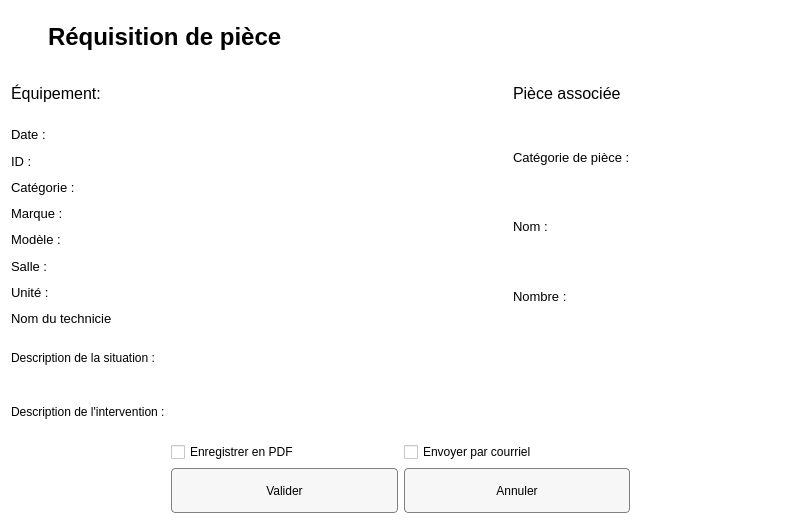
<?xml version="1.0" encoding="UTF-8"?>
<ui version="4.0" idbasedtr="false">
 <class>Piece</class>
 <widget class="QWidget" name="Piece">
  <property name="geometry">
   <rect>
    <x>0</x>
    <y>0</y>
    <width>797</width>
    <height>524</height>
   </rect>
  </property>
  <property name="minimumSize">
   <size>
    <width>0</width>
    <height>0</height>
   </size>
  </property>
  <property name="maximumSize">
   <size>
    <width>1747</width>
    <height>16777126</height>
   </size>
  </property>
  <property name="windowTitle">
   <string>Form</string>
  </property>
  <property name="styleSheet">
   <string notr="true">QWidget {
background:white;
}

QPushButton {
padding: 1px;
border-style: solid;
border: 1px solid gray;
border-radius: 4px;
background: rgb(247,247,247);
}

QPushButton::pressed {
padding: 1px;
color: black;
border-style: solid;
border: 1px solid gray;
border-radius: 8px;
background:rgb(169, 167, 170);
}

QPushButton:hover {
background-color: qlineargradient(x1: 0, y1: 1, x2: 0, y2: 0, stop: 0 #edf2f8, stop: 1 #c8d9ea);
}</string>
  </property>
  <layout class="QGridLayout" name="gridLayout">
   <item row="7" column="0" rowspan="2">
    <layout class="QVBoxLayout" name="verticalLayout_descriptiontitre">
     <item>
      <widget class="QLabel" name="label_situationtitre">
       <property name="text">
        <string>Description de la situation :</string>
       </property>
      </widget>
     </item>
     <item>
      <widget class="QLabel" name="label_interventiontitre">
       <property name="text">
        <string>Description de l'intervention :</string>
       </property>
      </widget>
     </item>
    </layout>
   </item>
   <item row="9" column="1" colspan="2">
    <layout class="QHBoxLayout" name="horizontalLayout_checkboxes">
     <item>
      <widget class="QCheckBox" name="checkBox_savepdf">
       <property name="text">
        <string>Enregistrer en PDF</string>
       </property>
      </widget>
     </item>
     <item>
      <widget class="QCheckBox" name="checkBox_courriel">
       <property name="text">
        <string>Envoyer par courriel</string>
       </property>
      </widget>
     </item>
    </layout>
   </item>
   <item row="3" column="2" rowspan="4">
    <layout class="QVBoxLayout" name="verticalLayout_PieceTitreInfos">
     <item>
      <widget class="QLabel" name="labelcategpiece_titre">
       <property name="maximumSize">
        <size>
         <width>142</width>
         <height>16777215</height>
        </size>
       </property>
       <property name="font">
        <font>
         <pointsize>10</pointsize>
        </font>
       </property>
       <property name="text">
        <string>Catégorie de pièce :</string>
       </property>
      </widget>
     </item>
     <item>
      <widget class="QLabel" name="labelnompiece_titre">
       <property name="maximumSize">
        <size>
         <width>100</width>
         <height>16777215</height>
        </size>
       </property>
       <property name="font">
        <font>
         <pointsize>10</pointsize>
        </font>
       </property>
       <property name="text">
        <string>Nom : </string>
       </property>
      </widget>
     </item>
     <item>
      <widget class="QLabel" name="labelnombrepiece_titre">
       <property name="maximumSize">
        <size>
         <width>100</width>
         <height>16777215</height>
        </size>
       </property>
       <property name="font">
        <font>
         <pointsize>10</pointsize>
        </font>
       </property>
       <property name="text">
        <string>Nombre : </string>
       </property>
      </widget>
     </item>
    </layout>
   </item>
   <item row="3" column="0" rowspan="4">
    <layout class="QVBoxLayout" name="verticalLayout_EquipTitreInfos" stretch="0,0,0,0,0,0,0,0">
     <property name="spacing">
      <number>7</number>
     </property>
     <property name="sizeConstraint">
      <enum>QLayout::SetMaximumSize</enum>
     </property>
     <property name="topMargin">
      <number>0</number>
     </property>
     <property name="rightMargin">
      <number>0</number>
     </property>
     <item>
      <widget class="QLabel" name="labeldate_titre">
       <property name="maximumSize">
        <size>
         <width>100</width>
         <height>16777213</height>
        </size>
       </property>
       <property name="font">
        <font>
         <pointsize>10</pointsize>
        </font>
       </property>
       <property name="text">
        <string>Date : </string>
       </property>
      </widget>
     </item>
     <item>
      <widget class="QLabel" name="labelid_titre">
       <property name="enabled">
        <bool>true</bool>
       </property>
       <property name="maximumSize">
        <size>
         <width>100</width>
         <height>500</height>
        </size>
       </property>
       <property name="font">
        <font>
         <pointsize>10</pointsize>
        </font>
       </property>
       <property name="text">
        <string>ID : </string>
       </property>
      </widget>
     </item>
     <item>
      <widget class="QLabel" name="labelcateg_titre">
       <property name="maximumSize">
        <size>
         <width>100</width>
         <height>16777215</height>
        </size>
       </property>
       <property name="font">
        <font>
         <pointsize>10</pointsize>
        </font>
       </property>
       <property name="text">
        <string>Catégorie : </string>
       </property>
      </widget>
     </item>
     <item>
      <widget class="QLabel" name="labelmarque_titre">
       <property name="maximumSize">
        <size>
         <width>100</width>
         <height>16777215</height>
        </size>
       </property>
       <property name="font">
        <font>
         <pointsize>10</pointsize>
        </font>
       </property>
       <property name="text">
        <string>Marque : </string>
       </property>
      </widget>
     </item>
     <item>
      <widget class="QLabel" name="labelmodel_titre">
       <property name="maximumSize">
        <size>
         <width>100</width>
         <height>16777215</height>
        </size>
       </property>
       <property name="font">
        <font>
         <pointsize>10</pointsize>
        </font>
       </property>
       <property name="text">
        <string>Modèle : </string>
       </property>
      </widget>
     </item>
     <item>
      <widget class="QLabel" name="labelsalle_titre">
       <property name="maximumSize">
        <size>
         <width>100</width>
         <height>16777215</height>
        </size>
       </property>
       <property name="font">
        <font>
         <pointsize>10</pointsize>
        </font>
       </property>
       <property name="text">
        <string>Salle : </string>
       </property>
      </widget>
     </item>
     <item>
      <widget class="QLabel" name="labelunite_titre">
       <property name="maximumSize">
        <size>
         <width>100</width>
         <height>16777215</height>
        </size>
       </property>
       <property name="font">
        <font>
         <pointsize>10</pointsize>
        </font>
       </property>
       <property name="text">
        <string>Unité : </string>
       </property>
      </widget>
     </item>
     <item>
      <widget class="QLabel" name="labelnomtech_titre">
       <property name="maximumSize">
        <size>
         <width>100</width>
         <height>16777215</height>
        </size>
       </property>
       <property name="font">
        <font>
         <pointsize>10</pointsize>
        </font>
       </property>
       <property name="text">
        <string>Nom du technicien : </string>
       </property>
      </widget>
     </item>
    </layout>
   </item>
   <item row="1" column="3">
    <spacer name="horizontalSpacer_2">
     <property name="orientation">
      <enum>Qt::Horizontal</enum>
     </property>
     <property name="sizeType">
      <enum>QSizePolicy::Fixed</enum>
     </property>
     <property name="sizeHint" stdset="0">
      <size>
       <width>150</width>
       <height>20</height>
      </size>
     </property>
    </spacer>
   </item>
   <item row="3" column="3" rowspan="4">
    <layout class="QVBoxLayout" name="verticalLayout_Piecedata">
     <item>
      <widget class="QLabel" name="labelcategpiece_data">
       <property name="maximumSize">
        <size>
         <width>100</width>
         <height>16777215</height>
        </size>
       </property>
       <property name="text">
        <string/>
       </property>
      </widget>
     </item>
     <item>
      <widget class="QLabel" name="labelnompiece_data">
       <property name="maximumSize">
        <size>
         <width>100</width>
         <height>16777215</height>
        </size>
       </property>
       <property name="text">
        <string/>
       </property>
      </widget>
     </item>
     <item>
      <widget class="QLabel" name="labelnombrepiece_data">
       <property name="maximumSize">
        <size>
         <width>100</width>
         <height>16777215</height>
        </size>
       </property>
       <property name="text">
        <string/>
       </property>
      </widget>
     </item>
    </layout>
   </item>
   <item row="1" column="2">
    <widget class="QLabel" name="label_2">
     <property name="sizePolicy">
      <sizepolicy hsizetype="Preferred" vsizetype="Preferred">
       <horstretch>0</horstretch>
       <verstretch>0</verstretch>
      </sizepolicy>
     </property>
     <property name="maximumSize">
      <size>
       <width>110</width>
       <height>16777215</height>
      </size>
     </property>
     <property name="font">
      <font>
       <pointsize>12</pointsize>
      </font>
     </property>
     <property name="text">
      <string>Pièce associée :</string>
     </property>
    </widget>
   </item>
   <item row="1" column="0">
    <widget class="QLabel" name="label_titreInfoEquip">
     <property name="maximumSize">
      <size>
       <width>100</width>
       <height>16777215</height>
      </size>
     </property>
     <property name="font">
      <font>
       <pointsize>12</pointsize>
      </font>
     </property>
     <property name="text">
      <string>Équipement: </string>
     </property>
    </widget>
   </item>
   <item row="3" column="1" rowspan="4">
    <layout class="QVBoxLayout" name="verticalLayout_Equipdata">
     <item>
      <widget class="QLabel" name="labeldate_data">
       <property name="text">
        <string/>
       </property>
      </widget>
     </item>
     <item>
      <widget class="QLabel" name="labelid_data">
       <property name="text">
        <string/>
       </property>
      </widget>
     </item>
     <item>
      <widget class="QLabel" name="labelcateg_data">
       <property name="text">
        <string/>
       </property>
      </widget>
     </item>
     <item>
      <widget class="QLabel" name="labelmarque_data">
       <property name="text">
        <string/>
       </property>
      </widget>
     </item>
     <item>
      <widget class="QLabel" name="labelsalle_data">
       <property name="text">
        <string/>
       </property>
      </widget>
     </item>
     <item>
      <widget class="QLabel" name="labelunite_data">
       <property name="text">
        <string/>
       </property>
      </widget>
     </item>
     <item>
      <widget class="QLabel" name="labelnomtech_data">
       <property name="text">
        <string/>
       </property>
      </widget>
     </item>
    </layout>
   </item>
   <item row="0" column="0" colspan="4">
    <layout class="QHBoxLayout" name="titreLayout">
     <item>
      <widget class="QLabel" name="labelTitreRequisitionPiece">
       <property name="maximumSize">
        <size>
         <width>250</width>
         <height>16777215</height>
        </size>
       </property>
       <property name="font">
        <font>
         <family>MS Shell Dlg 2</family>
         <pointsize>18</pointsize>
         <weight>75</weight>
         <italic>false</italic>
         <bold>true</bold>
         <underline>false</underline>
        </font>
       </property>
       <property name="styleSheet">
        <string notr="true">background:white;</string>
       </property>
       <property name="text">
        <string>Réquisition de pièce</string>
       </property>
      </widget>
     </item>
     <item>
      <spacer name="horizontalSpacer_4">
       <property name="orientation">
        <enum>Qt::Horizontal</enum>
       </property>
       <property name="sizeType">
        <enum>QSizePolicy::Fixed</enum>
       </property>
       <property name="sizeHint" stdset="0">
        <size>
         <width>450</width>
         <height>20</height>
        </size>
       </property>
      </spacer>
     </item>
    </layout>
   </item>
   <item row="7" column="1" rowspan="2" colspan="3">
    <layout class="QVBoxLayout" name="verticalLayout_descriptiondata">
     <item>
      <widget class="QLabel" name="label_situationdata">
       <property name="text">
        <string/>
       </property>
      </widget>
     </item>
     <item>
      <widget class="QLabel" name="label_interventiondata">
       <property name="text">
        <string/>
       </property>
      </widget>
     </item>
    </layout>
   </item>
   <item row="1" column="1">
    <spacer name="horizontalSpacer">
     <property name="orientation">
      <enum>Qt::Horizontal</enum>
     </property>
     <property name="sizeType">
      <enum>QSizePolicy::Fixed</enum>
     </property>
     <property name="sizeHint" stdset="0">
      <size>
       <width>150</width>
       <height>20</height>
      </size>
     </property>
    </spacer>
   </item>
   <item row="10" column="1" colspan="2">
    <layout class="QHBoxLayout" name="horizontalLayout_boutons">
     <item>
      <widget class="QPushButton" name="pushButton_annuler">
       <property name="maximumSize">
        <size>
         <width>16777215</width>
         <height>45</height>
        </size>
       </property>
       <property name="text">
        <string>Valider</string>
       </property>
      </widget>
     </item>
     <item>
      <widget class="QPushButton" name="pushButton_valider">
       <property name="maximumSize">
        <size>
         <width>16777215</width>
         <height>45</height>
        </size>
       </property>
       <property name="text">
        <string>Annuler</string>
       </property>
      </widget>
     </item>
    </layout>
   </item>
  </layout>
 </widget>
 <resources/>
 <connections/>
</ui>
